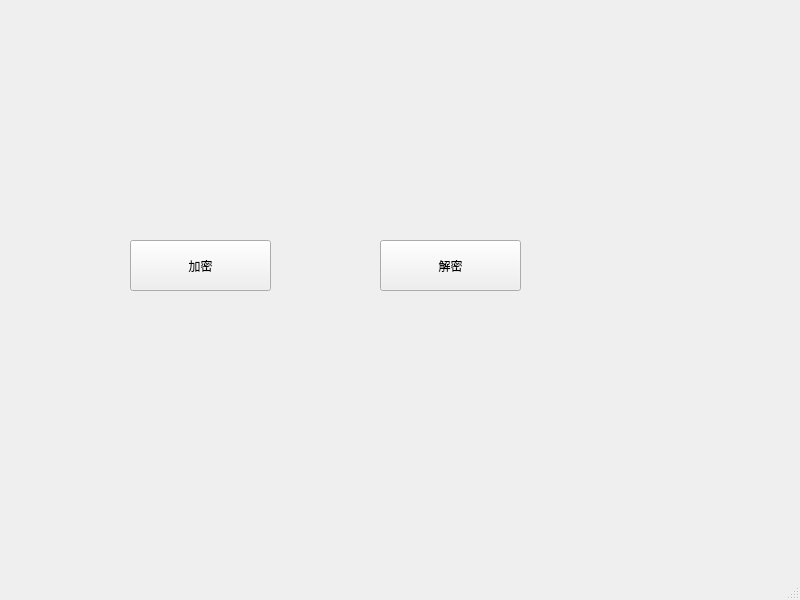
<?xml version="1.0" encoding="UTF-8"?>
<ui version="4.0">
 <class>MainWindow</class>
 <widget class="QMainWindow" name="MainWindow">
  <property name="geometry">
   <rect>
    <x>0</x>
    <y>0</y>
    <width>800</width>
    <height>600</height>
   </rect>
  </property>
  <property name="windowTitle">
   <string>MainWindow</string>
  </property>
  <widget class="QWidget" name="centralwidget">
   <widget class="QPushButton" name="btn_encrypt">
    <property name="geometry">
     <rect>
      <x>130</x>
      <y>240</y>
      <width>141</width>
      <height>51</height>
     </rect>
    </property>
    <property name="text">
     <string>加密</string>
    </property>
   </widget>
   <widget class="QPushButton" name="btn_decrypt">
    <property name="geometry">
     <rect>
      <x>380</x>
      <y>240</y>
      <width>141</width>
      <height>51</height>
     </rect>
    </property>
    <property name="text">
     <string>解密</string>
    </property>
   </widget>
  </widget>
  <widget class="QMenuBar" name="menubar">
   <property name="geometry">
    <rect>
     <x>0</x>
     <y>0</y>
     <width>800</width>
     <height>25</height>
    </rect>
   </property>
  </widget>
  <widget class="QStatusBar" name="statusbar"/>
 </widget>
 <resources/>
 <connections/>
</ui>
